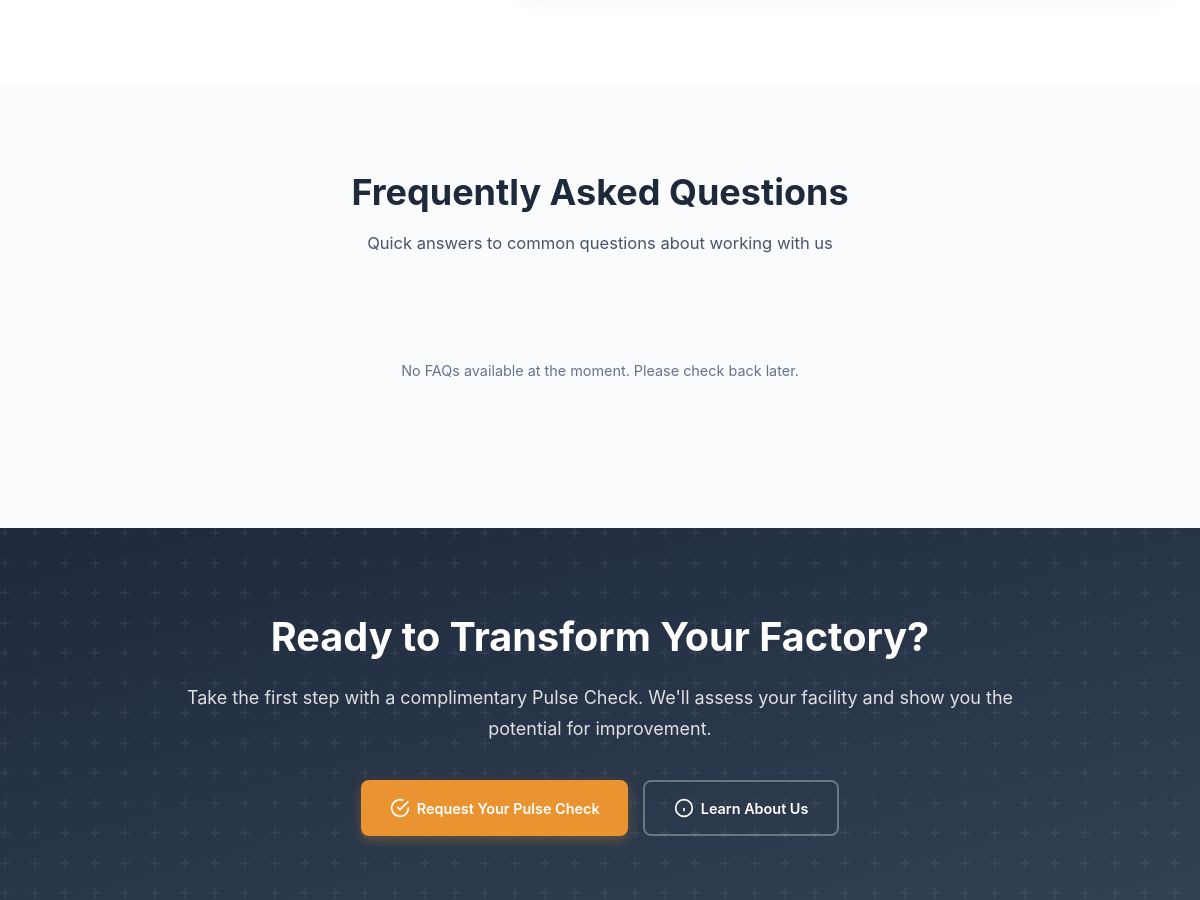
The app's page /contact.php (middle part), older data.
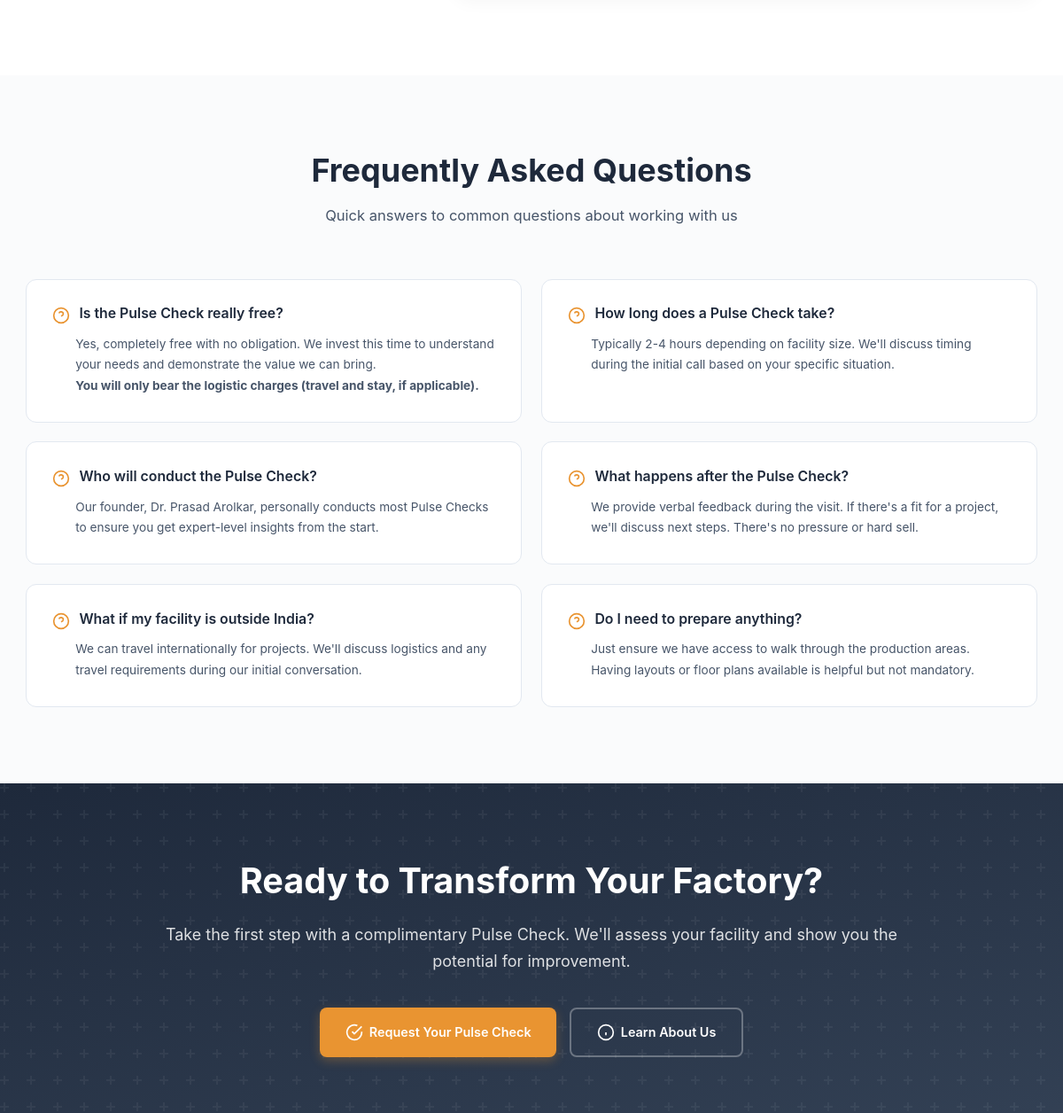
The same page, newer data.
### tables this page shows
CREATE TABLE IF NOT EXISTS pulse_check_faqs (
    id INT AUTO_INCREMENT PRIMARY KEY,
    question VARCHAR(500) NOT NULL,
    answer TEXT NOT NULL,
    sort_order INT DEFAULT 0,
    is_active TINYINT(1) DEFAULT 1,
    created_by INT DEFAULT NULL,
    created_at TIMESTAMP DEFAULT CURRENT_TIMESTAMP,
    updated_at TIMESTAMP DEFAULT CURRENT_TIMESTAMP ON UPDATE CURRENT_TIMESTAMP,
    FOREIGN KEY (created_by) REFERENCES admin_users(id) ON DELETE SET NULL
);

### includes/config.php (called while the page is built, shortened)
<?php
function url($path = '') {
    $path = ltrim($path, '/');
    return BASE_URL . '/' . $path;
}

### contact.php (the view, shortened to what this page needs)
<?php
include 'includes/header.php';
?>
<section class="contact-section">
</section>
<section class="contact-section alt-bg">
    <div class="contact-container">
        <div class="section-header-contact">
            <h2>Frequently Asked Questions</h2>
            <p>Quick answers to common questions about working with us</p>
        </div>
        <?php
        $faqResult = $conn->query("SELECT * FROM pulse_check_faqs WHERE is_active = 1 ORDER BY sort_order ASC, id ASC");
        $faqs = [];
        if ($faqResult) {
            while ($row = $faqResult->fetch_assoc()) {
                $faqs[] = $row;
            }
        }
        ?>
        <?php if (!empty($faqs)): ?>
        <div class="faq-grid">
            <?php foreach ($faqs as $faq): ?>
            <div class="faq-card">
                <h4>
                    <svg viewBox="0 0 24 24" fill="none" stroke="currentColor" stroke-width="2">
                        <circle cx="12" cy="12" r="10"/>
                        <path d="M9.09 9a3 3 0 0 1 5.83 1c0 2-3 3-3 3"/>
                        <line x1="12" y1="17" x2="12.01" y2="17"/>
                    </svg>
                    <?php echo htmlspecialchars($faq['question']); ?>
                </h4>
                <p><?php echo $faq['answer']; ?></p>
            </div>
            <?php endforeach; ?>
        </div>
        <?php else: ?>
        <div style="text-align: center; padding: 3rem; color: #64748B;">
            <p>No FAQs available at the moment. Please check back later.</p>
        </div>
        <?php endif; ?>
    </div>
</section>
<section class="contact-cta">
    <div class="contact-cta-inner">
        <h2>Ready to Transform Your Factory?</h2>
        <p>Take the first step with a complimentary Pulse Check. We'll assess your facility and show you the potential for improvement.</p>
        <div class="cta-buttons">
            <a href="<?php echo url('pulse-check.php'); ?>" class="btn-cta-primary">
                <svg viewBox="0 0 24 24" fill="none" stroke="currentColor" stroke-width="2">
                    <path d="M22 11.08V12a10 10 0 1 1-5.93-9.14"/>
                    <polyline points="22 4 12 14.01 9 11.01"/>
                </svg>
                Request Your Pulse Check
            </a>
            <a href="<?php echo url('about.php'); ?>" class="btn-cta-secondary">
                <svg viewBox="0 0 24 24" fill="none" stroke="currentColor" stroke-width="2">
                    <circle cx="12" cy="12" r="10"/>
                    <line x1="12" y1="16" x2="12" y2="12"/>
                    <line x1="12" y1="8" x2="12.01" y2="8"/>
                </svg>
                Learn About Us
            </a>
        </div>
    </div>
</section>
<?php
include 'includes/footer.php';
?>

Row changes from the older to the newer data that the page shows:
added pulse_check_faqs: question "Is the Pulse Check really free?", answer "Yes, completely free with no obligation. We invest this time to understand your needs and demonstrate the value we can bring. You will only bear the logistic charges (travel and stay, if applicable)."
added pulse_check_faqs: question "How long does a Pulse Check take?", answer "Typically 2-4 hours depending on facility size. We'll discuss timing during the initial call based on your specific situation."
added pulse_check_faqs: question "Who will conduct the Pulse Check?", answer "Our founder, Dr. Prasad Arolkar, personally conducts most Pulse Checks to ensure you get expert-level insights from the start."
added pulse_check_faqs: question "What happens after the Pulse Check?", answer "We provide verbal feedback during the visit. If there's a fit for a project, we'll discuss next steps. There's no pressure or hard sell."
added pulse_check_faqs: question "What if my facility is outside India?", answer "We can travel internationally for projects. We'll discuss logistics and any travel requirements during our initial conversation."
added pulse_check_faqs: question "Do I need to prepare anything?", answer "Just ensure we have access to walk through the production areas. Having layouts or floor plans available is helpful but not mandatory."
Text that changed along with them:
text no longer shown: "No FAQs available at the moment. Please check back later."
